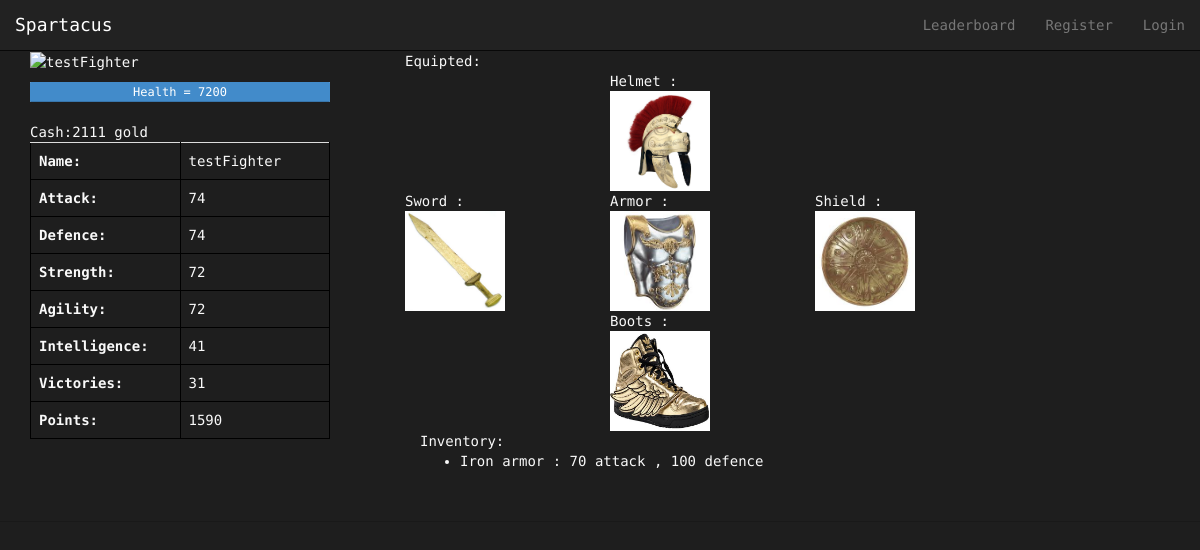
/Spartacus/avatar_view/testFighter, run on the app's committed database.
### Spartacus/models.py (models this page shows, shortened)
class Avatar(models.Model):
    user = models.OneToOneField(User)
    picture = models.ImageField(upload_to='profile_images', blank=True)
    cash = models.IntegerField(default = 1000)
    attack = models.IntegerField(default= 10)
    deffence = models.IntegerField(default= 10)
    strength = models.IntegerField(default= 10)
    agility = models.IntegerField(default= 10)
    intelligence = models.IntegerField(default = 10)
    victories = models.IntegerField(default = 0)
    points = models.IntegerField(default = 0) # for ranking...every time a gladiator fights get some amount of points

class AvatarItem(models.Model):
    item = models.ForeignKey(Item)
    avatar = models.ForeignKey(Avatar)
    equiped = models.BooleanField(default = False)

class Item(models.Model):
    ITEM_CHOICES = (
    ('sword', 'sword'),
    ('shield', 'shield'),
    ('armor', 'armor'),
    ('helmet', 'helmet'),
    ('boots', 'boots'),)
    price = models.IntegerField(default = 0)
    itemType = models.CharField(max_length=128, choices=ITEM_CHOICES, default= 'sword')
    name = models.CharField(max_length=128, unique = True)
    picture = models.ImageField(upload_to='item_images', blank=True)
    attack = models.IntegerField(default= 10)
    deffence = models.IntegerField(default= 10)

### Spartacus/views.py (the view)
# urls.py: url(r'^avatar_view/(?P<name>[\w\-]+)$', views.avatar_view, name='avatar_view'),
def avatar_view(request, name):
    context_dict = {}
    try:
        user = User.objects.get(username = name)
        avatar = Avatar.objects.get(user = user)
        health = avatar.strength*100;
        inventory_items = AvatarItem.objects.filter(avatar = avatar).filter(equiped = False)
        equiped_items = AvatarItem.objects.filter(avatar = avatar).filter(equiped = True)
        context_dict['avatar'] = avatar
        context_dict['equiped_items'] = equiped_items
        context_dict['inventory_items'] = inventory_items
        context_dict['health']= health
    except:
        print "Query fail Avatar_view"
    return render(request, 'Spartacus/avatar_view.html', context_dict)

### templates/Spartacus/avatar_view.html (shortened to what this page needs)
{% extends 'Spartacus/base.html' %}
{% load staticfiles %}
{% block body_block %}
	<div class="container">
	<div class="row">
		<div class="col-xs-12 col-md-4">
		<p><img  src="{{ MEDIA_URL }}{{ avatar.picture }}" alt = "{{ avatar.user.username }}" width = "300" height = "300"/><br /><p />
		<div class="progress" data-toggle="tooltip" title="Health amount in each battle" style="width: 300px">
			<div class="progress-bar" role="progressbar" aria-valuenow="100" aria-valuemin="0" aria-valuemax="100" style="width:100%">
				Health = {{ health }}
			</div>
		</div>
		<div class="row">
			<div class="col-xs-12" >
			 Cash:{{ avatar.cash }} gold
			</div>
		</div>
		<table class= table style="width: 300px">
		<tr><th  data-toggle="tooltip" data-placement="left" title="This is your name">Name:</th><td>{{ avatar.user.username }}</td></tr>
		<tr><th  data-toggle="tooltip" data-placement="left" title="Damage done to opponents">Attack:</th> <td>{{ avatar.attack }}</td></tr>
		<tr><th  data-toggle="tooltip" data-placement="left" title="Damage blocked from opponent attacks">Defence:</th> <td>{{ avatar.deffence }}</td></tr>
		<tr><th  data-toggle="tooltip" data-placement="left" title="Determines Avatar's health">Strength:</th> <td>{{ avatar.strength }}</td></tr>
		<tr><th  data-toggle="tooltip" data-placement="left" title="Determines chance to double hit opponent">Agility:</th> <td>{{ avatar.agility }}</td></tr>
		<tr><th  data-toggle="tooltip" data-placement="left" title="Determines chance to hit opponent">Intelligence:</th> <td>{{ avatar.intelligence }}</td></tr>
		<tr><th  data-toggle="tooltip" data-placement="left" title="The amount of wins you have">Victories:</th> <td>{{ avatar.victories }}</td></tr>
		<tr><th  data-toggle="tooltip" data-placement="left" title="The amount of points you have">Points:</th> <td>{{ avatar.points }}</td></tr>
		</table>
		</div>
		<div id="all_items">
			<div class="col-xs-12 col-md-6" >
				<div class="row">
					Equipted:
					<div class="row">
						<div class="col-xs-4 col-xs-offset-4">
							{% for item in equiped_items %}
								{% if item.item.itemType == "helmet"%}
									Helmet : <br/>
									<img src = "{{item.item.picture.url}}" width = "100" height = "100">
									<br/>
								{% endif %}
								{% empty %}
									Helmet : <br/>
									<img src = "{% static "images/blank_item.jpg" %}" width = "100" height = "100">
									<br/>
							{% endfor %}
						</div>
					</div>
					<div class="row">
						<div class="col-xs-4 ">
							{% for item in equiped_items %}
								{% if item.item.itemType == "sword"%}
									Sword : <br/>
									<img src = "{{item.item.picture.url}}" width = "100" height = "100">
									<br/>
								{% elif item.item.itemType != "sword" %}
								{% else %}
									Sword : <br/>
									<img src = "{% static "images/blank_item.jpg" %}" width = "100" height = "100">
									<br/>
								{% endif %}
							{% endfor %}
						</div>
						<div class="col-xs-4 ">
							{% for item in equiped_items %}
								{% if item.item.itemType == "armor"%}
									Armor : <br/>
									<img src = "{{item.item.picture.url}}" width = "100" height = "100">
									<br/>
								{% elif item.item.itemType != "armor" %}
								{% else %}
									Armor : <br/>
									<img src = "{% static "images/blank_item.jpg" %}" width = "100" height = "100">
									<br/>
								{% endif %}
							{% endfor %}
						</div>
						<div class="col-xs-4 ">
							{% for item in equiped_items %}
								{% if item.item.itemType == "shield"%}
									Shield : <br/>
									<img src = "{{item.item.picture.url}}" width = "100" height = "100">
									<br>
								{% elif item.item.itemType != "shield" %}
								{% else %}
									Shield : <br/>
									<img src = "{% static "images/blank_item.jpg" %}" width = "100" height = "100">
									<br/>
								{% endif %}
							{% endfor %}
						</div>
					</div>
					<div class="row">
						<div class="col-xs-4 col-xs-offset-4">
							{% for item in equiped_items %}
								{% if item.item.itemType == "boots" %}
									Boots : <br/>
									<img src = "{{item.item.picture.url}}" width = "100" height = "100">
									<br/>
								{% elif item.item.itemType != "boots" %}
								{% else %}
									Boots : <br/>
									<img src = "{% static "images/blank_item.jpg" %}" width = "100" height = "100">
									<br/>
								{% endif %}
							{% endfor %}
						</div>
					</div>
				</div>
				<div class="row">
					<div class="col-xs-12">
						Inventory:<br />
						<ul>
						{% for item in inventory_items %}
							<li>
								{{ item.item.name }} : {{ item.item.attack }} attack , {{ item.item.deffence }} defence
							</li>
						{% endfor %}
						</ul>
						<br />
					</div>
				</div>
			</div>
		</div>
	</div>
	</div>
{% endblock %}

### static/css/styles.css (style rules this page uses)
html,body { height: 100%; font-family: 'Droid Sans Mono', sans-serif; }
p,h1,h2,h3,h4 { font-family: 'Droid Sans Mono', sans-serif; }
body { padding-top: 51px; background: #1E1E1E; color: #f9f9f9; }
.btn,.form-control,.alert,.progress,.panel,.list-group,.well,.list-group-item:first-child { border-radius:1px;box-shadow:0 0 0; }

### templates/Spartacus/base.html (style rules this page uses)
table { table-layout: fixed; }
table,th, td, tr { border: 1px solid black; white-space: nowrap; overflow: hidden; text-overflow: ellipsis; }

### data on the page
Avatar: cash "2111", user.username "testFighter", attack "74", deffence "74", strength "72", agility "72", intelligence "41", victories "31", points "1590"
AvatarItem: item.picture (picture)
AvatarItem: item.picture (picture)
AvatarItem: item.picture (picture)
AvatarItem: item.picture (picture)
AvatarItem: item.picture (picture)
AvatarItem: item.name "Iron armor", item.attack "70", item.deffence "100"

### other printed values
{{ health }} "7200"
